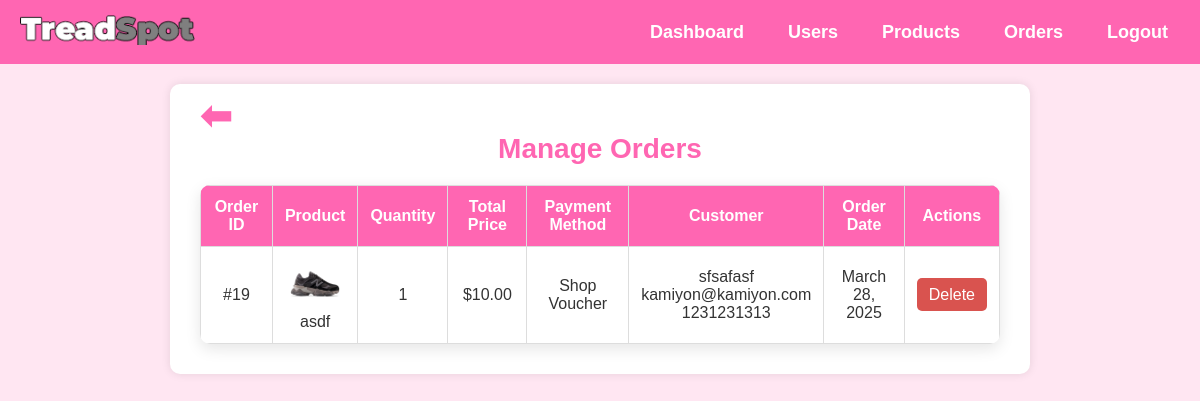
The app's page /admin/manage_orders.php (signed in) with its own data.
### tables this page shows
CREATE TABLE `orders` (
  `id` int(11) NOT NULL,
  `user_id` int(11) NOT NULL,
  `product_id` int(11) NOT NULL,
  `full_name` varchar(255) NOT NULL,
  `email` varchar(255) NOT NULL,
  `phone` varchar(20) NOT NULL,
  `quantity` int(11) NOT NULL,
  `total_price` decimal(10,2) NOT NULL,
  `payment_method` enum('COD','GCash','Credit Card','Shop Voucher') NOT NULL,
  `shipping_address` text NOT NULL,
  `order_date` timestamp NOT NULL DEFAULT current_timestamp()
);

CREATE TABLE `products` (
  `id` int(11) NOT NULL,
  `name` varchar(255) NOT NULL,
  `description` text NOT NULL,
  `price` decimal(10,2) NOT NULL,
  `image` varchar(255) NOT NULL,
  `created_at` timestamp NOT NULL DEFAULT current_timestamp()
);

### admin/manage_orders.php (the view, shortened to what this page needs)
<?php
include '../config/config.php';
$order_query = "SELECT orders.id, orders.quantity, orders.total_price, orders.payment_method,
                       orders.shipping_address, orders.full_name, orders.email, orders.phone, orders.order_date,
                       products.name AS product_name, products.image
                FROM orders
                JOIN products ON orders.product_id = products.id
                ORDER BY orders.order_date DESC";
$order_result = $conn->query($order_query);
?>
<!DOCTYPE html>
<html lang="en">
<head>
    <link rel="stylesheet" href="styles/manage_orders_style.css">
</head>
<body>
    <?php include 'admin_navbar.php'; ?>
    <div class="admin-container">
        <a href="index.php" class="back-btn">⬅</a>
        <h1>Manage Orders</h1>
        <table>
            <thead>
                <tr>
                    <th>Order ID</th>
                    <th>Product</th>
                    <th>Quantity</th>
                    <th>Total Price</th>
                    <th>Payment Method</th>
                    <th>Customer</th>
                    <th>Order Date</th>
                    <th>Actions</th>
                </tr>
            </thead>
            <tbody>
                <?php
                if ($order_result->num_rows > 0) {
                    while ($order = $order_result->fetch_assoc()) {
                        echo "<tr>
                            <td>#{$order['id']}</td>
                            <td>
                                <img src='../uploads/{$order['image']}' alt='{$order['product_name']}' class='order-img'>
                                <br>{$order['product_name']}
                            </td>
                            <td>{$order['quantity']}</td>
                            <td>$" . number_format($order['total_price'], 2) . "</td>
                            <td>{$order['payment_method']}</td>
                            <td>{$order['full_name']}<br>{$order['email']}<br>{$order['phone']}</td>
                            <td>" . date("F j, Y", strtotime($order['order_date'])) . "</td>
                            <td>
                                <a href='manage_order_delete.php?id={$order['id']}' class='delete-btn' onclick='return confirm(\"Are you sure you want to delete this order?\");'>Delete</a>
                            </td>
                        </tr>";
                    }
                } else {
                    echo "<tr><td colspan='8' class='no-orders'>No orders found.</td></tr>";
                }
                ?>
            </tbody>
        </table>
    </div>
</body>
</html>

### admin/styles/manage_orders_style.css (style rules this page uses)
body { font-family: 'Poppins', sans-serif; margin: 0; padding: 0; background-color: #ffe6f2; color: #333; }
.admin-container { width: 90%; max-width: 1200px; margin: 40px auto; padding: 30px; background: white; border-radius: 10px; box-shadow: 0 5px 15px rgba(0, 0, 0, 0.1); }
.admin-container h1 { text-align: center; color: #ff66b2; font-size: 28px; }
table { width: 100%; border-collapse: collapse; margin-top: 20px; background: white; border-radius: 10px; overflow: hidden; box-shadow: 0 5px 15px rgba(0, 0, 0, 0.1); }
table th, table td { padding: 12px; border: 1px solid #ddd; text-align: center; }
table th { background-color: #ff66b2; color: white; font-size: 16px; }
.order-img { width: 50px; height: 50px; border-radius: 5px; }
.delete-btn { background-color: #d9534f; color: white; padding: 8px 12px; border-radius: 5px; text-decoration: none; transition: 0.3s; }
body { font-family: Arial, sans-serif; margin: 0; padding: 0; background-color: #ffe6f2; color: #333; display: flex; flex-direction: column; min-height: 100vh; }
.admin-container { position: relative; text-align: center; padding: 30px; background: white; margin: 20px auto; border-radius: 10px; width: 90%; max-width: 800px; box-shadow: 0 0 10px rgba(0, 0, 0, 0.1); }
table { width: 100%; margin-top: 20px; border-collapse: collapse; background: white; }
th, td { padding: 10px; border: 1px solid #ddd; text-align: center; }
th { background-color: #ff66b2; color: white; }
.back-btn { position: absolute; top: 10px; left: 30px; font-size: 38px; color: #ff66b2; text-decoration: none; font-weight: bold; transition: 0.3s; }

### records on screen
orders: id "19", product.image (picture), product.name "asdf", quantity "1", total_price "10.00", payment_method "Shop Voucher", full_name "sfsafasf", email "kamiyon@kamiyon.com", phone "1231231313", order_date "March 28, 2025"
